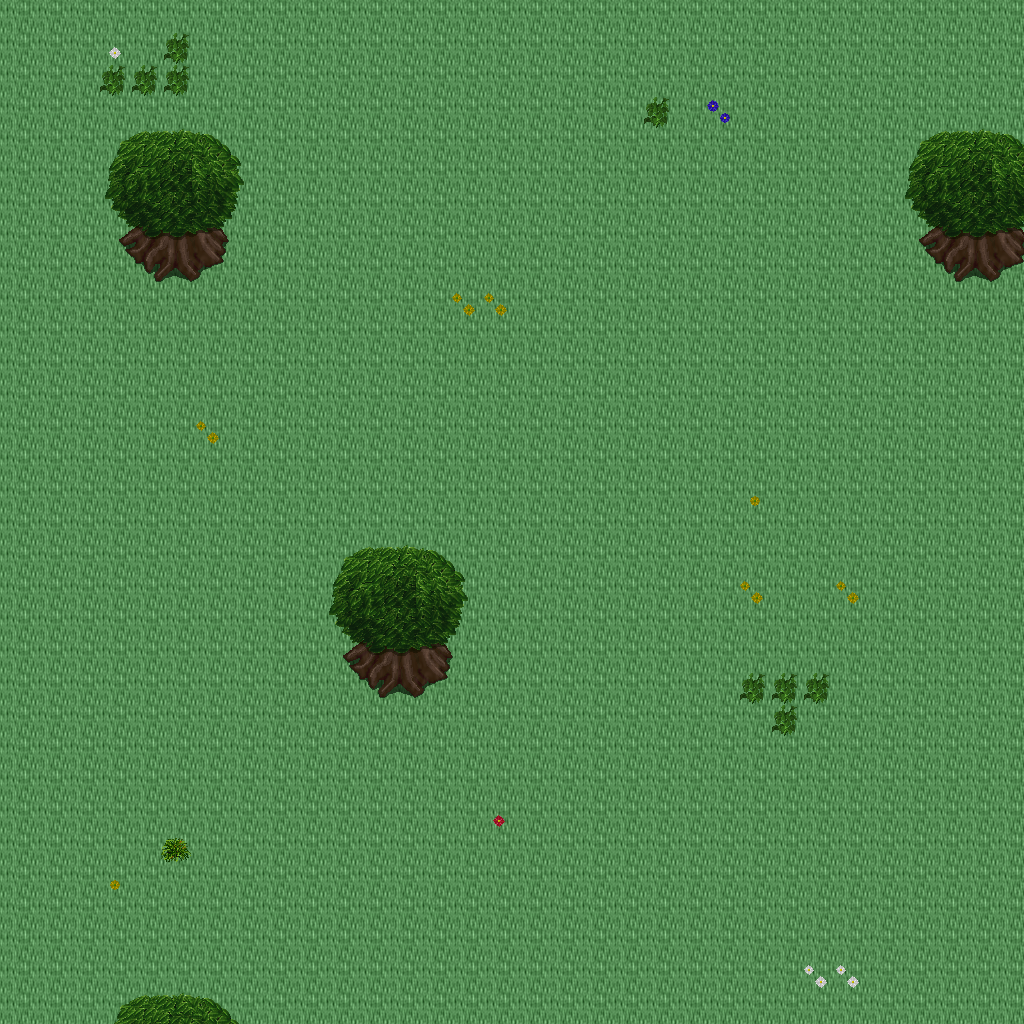

The image is a tile-based game level rendered from a .tmx file. Its description and source (layers, tilesets, objects; grid data summarised) follow:
An orthogonal 32x32 tile map with 32x32 px tiles, 5 tile layers (Ground, Objects, Objects2, Above, ...), 1 hidden layer not drawn, 22 tilesets.

<map version="1.10" tiledversion="1.11.0" orientation="orthogonal" renderorder="right-down" width="32" height="32" tilewidth="32" tileheight="32" infinite="0" nextlayerid="11" nextobjectid="1">
 <tileset firstgid="1" name="ground_ground" tilewidth="32" tileheight="32" tilecount="33" columns="3">
  <image source="../drawable/ground_ground.png" width="96" height="352" />
 </tileset>
 <tileset firstgid="34" name="ground_water_pool" tilewidth="32" tileheight="32" tilecount="72" columns="3">
  <image source="../drawable/ground_water_pool.png" width="96" height="768" />
 </tileset>
 <tileset firstgid="106" name="ground_ridge_earth_dark" tilewidth="32" tileheight="32" tilecount="96" columns="12">
  <image source="../drawable/ground_ridge_earth_dark.png" width="384" height="256" />
 </tileset>
 <tileset firstgid="202" name="ground_grass_edges" tilewidth="32" tileheight="32" tilecount="36" columns="12">
  <image source="../drawable/ground_grass_edges.png" width="384" height="96" />
 </tileset>
 <tileset firstgid="238" name="ground_earth_edges" tilewidth="32" tileheight="32" tilecount="18" columns="6">
  <image source="../drawable/ground_earth_edges.png" width="192" height="96" />
 </tileset>
 <tileset firstgid="256" name="ground_grass_corners" tilewidth="32" tileheight="32" tilecount="24" columns="6">
  <image source="../drawable/ground_grass_corners.png" width="192" height="128" />
 </tileset>
 <tileset firstgid="280" name="plant_grasses" tilewidth="32" tileheight="32" tilecount="6" columns="3">
  <image source="../drawable/plant_grasses.png" width="96" height="64" />
 </tileset>
 <tileset firstgid="286" name="plant_flower_daisy_blue" tilewidth="32" tileheight="32" tilecount="8" columns="2">
  <image source="../drawable/plant_flower_daisy_blue.png" width="64" height="128" />
 </tileset>
 <tileset firstgid="294" name="plant_flower_daisy_yellow" tilewidth="32" tileheight="32" tilecount="8" columns="2">
  <image source="../drawable/plant_flower_daisy_yellow.png" width="64" height="128" />
 </tileset>
 <tileset firstgid="302" name="plant_bush_bushes" tilewidth="32" tileheight="32" tilecount="10" columns="5">
  <image source="../drawable/plant_bush_bushes.png" width="160" height="64" />
 </tileset>
 <tileset firstgid="312" name="plant_flower_daisy_red" tilewidth="32" tileheight="32" tilecount="8" columns="2">
  <image source="../drawable/plant_flower_daisy_red.png" width="64" height="128" />
 </tileset>
 <tileset firstgid="320" name="plant_flower_daisy_white" tilewidth="32" tileheight="32" tilecount="8" columns="2">
  <image source="../drawable/plant_flower_daisy_white.png" width="64" height="128" />
 </tileset>
 <tileset firstgid="328" name="logic_collision" tilewidth="32" tileheight="32" tilecount="1" columns="1">
  <image source="../drawable/logic_collision.png" width="32" height="32" />
 </tileset>
 <tileset firstgid="329" name="plant_tree_tree_green" tilewidth="32" tileheight="32" tilecount="88" columns="8">
  <image source="../drawable/plant_tree_tree_green.png" width="256" height="352" />
 </tileset>
 <tileset firstgid="417" name="plant_stump_stump_brown" tilewidth="32" tileheight="32" tilecount="4" columns="2">
  <image source="../drawable/plant_stump_stump_brown.png" width="64" height="64" />
 </tileset>
 <tileset firstgid="421" name="logic_item_sheepfood" tilewidth="32" tileheight="32" tilecount="1" columns="1">
  <image source="../drawable/logic_item_sheepfood.png" width="32" height="32" />
 </tileset>
 <tileset firstgid="422" name="logic_creature_fairy" tilewidth="32" tileheight="32" tilecount="4" columns="4">
  <image source="../drawable/logic_creature_fairy.png" width="128" height="32" />
 </tileset>
 <tileset firstgid="426" name="logic_item_resources" tilewidth="32" tileheight="32" tilecount="6" columns="6">
  <image source="../drawable/logic_item_resources.png" width="192" height="32" />
 </tileset>
 <tileset firstgid="432" name="logic_creature_mythical_being" tilewidth="32" tileheight="32" tilecount="24" columns="8">
  <image source="../drawable/logic_creature_mythical_being.png" width="256" height="96" />
 </tileset>
 <tileset firstgid="456" name="ground_green_paving" tilewidth="32" tileheight="32" tilecount="18" columns="3">
  <image source="../drawable/ground_green_paving.png" width="96" height="192" />
 </tileset>
 <tileset firstgid="474" name="logic_protection" tilewidth="32" tileheight="32" tilecount="2" columns="2">
  <image source="../drawable/logic_protection.png" width="64" height="32" />
 </tileset>
 <tileset firstgid="476" name="building_huts" tilewidth="32" tileheight="32" tilecount="338" columns="26">
  <image source="../drawable/building_huts.png" width="832" height="416" />
 </tileset>
 <layer id="1" name="Ground" width="32" height="32">
  <data>[1024 cells, 1024 non-empty, 1 distinct tile ids]</data>
 </layer>
 <layer id="2" name="Objects" width="32" height="32">
  <data>[1024 cells, 37 non-empty, 13 distinct tile ids]</data>
 </layer>
 <layer id="3" name="Objects2" width="32" height="32">
  <data>[1024 cells, 0 non-empty, 0 distinct tile ids]</data>
 </layer>
 <layer id="4" name="Above" width="32" height="32">
  <data>[1024 cells, 56 non-empty, 18 distinct tile ids]</data>
 </layer>
 <layer id="5" name="Above2" width="32" height="32">
  <data>[1024 cells, 0 non-empty, 0 distinct tile ids]</data>
 </layer>
 <layer id="6" name="Walkable" width="32" height="32" visible="0">
  <data>[1024 cells, 25 non-empty, 1 distinct tile ids]</data>
 </layer>
 <objectgroup id="7" name="Mapevents" />
 <objectgroup id="8" name="Spawn" />
 <objectgroup id="9" name="Keys" />
 <objectgroup id="10" name="Replace" />
</map>
